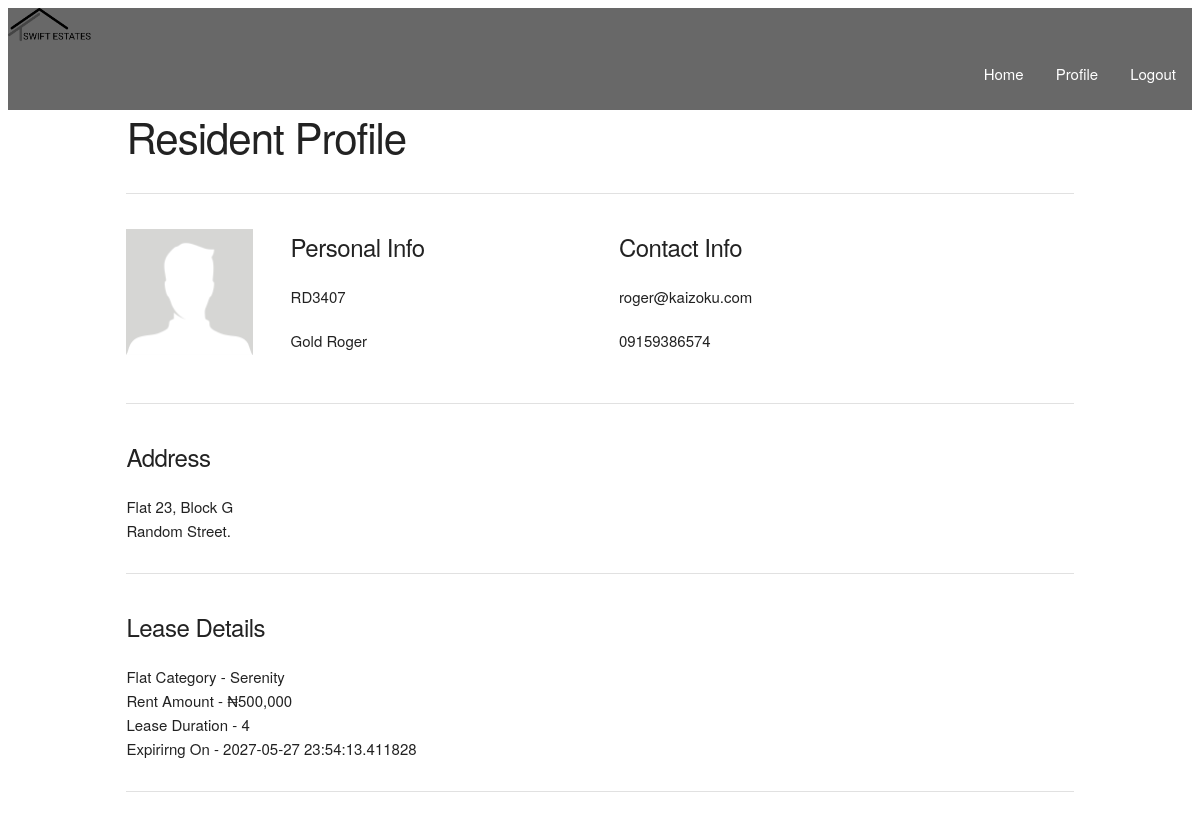
Screenshot of /profile (signed in) with the database file from the repository.
### estate/models.py (models this page shows, shortened)
class User(UserMixin, db.Model):
    __tablename__ = 'users'
    id = db.Column(db.Integer, primary_key=True)
    user_tag = db.Column(db.String(64), unique=True)
    password_hash = db.Column(db.String(128))
    fullname = db.Column(db.String(128))
    email = db.Column(db.String(128))
    number = db.Column(db.String(64))
    is_active = db.Column(db.BOOLEAN)
    is_staff = db.Column(db.BOOLEAN, default=False)
    joined_date = db.Column(db.DateTime, default=datetime.now())
    lease_duration = db.Column(db.Integer)
    lease_expiry = db.Column(db.DateTime)
    lease_start = db.Column(db.DateTime)
    @property
    def password(self):
        raise AttributeError('PROPERTY NOT ACCESSIBLE')
    role_id = db.Column(db.Integer, db.ForeignKey('roles.id'), name='fk_user_role_id')
    payments = db.relationship('Payment', backref='resident', lazy='dynamic')
    flattype_id = db.Column(db.Integer, db.ForeignKey('flattypes.id'), name='fk_resident_flattype_id')

class FlatType(db.Model):
    __tablename__ = 'flattypes'
    id = db.Column(db.Integer, primary_key=True)
    name = db.Column(db.String(64))
    description = db.Column(db.Text())
    rent = db.Column(db.Integer)
    bedrooms = db.Column(db.Integer)
    bathrooms = db.Column(db.Integer, default=bedrooms)
    total = db.Column(db.Integer)
    num_available = db.Column(db.Integer, default=total)
    residents = db.relationship('User', backref='flattype', lazy='dynamic')

### estate/blueprints/main/views.py (the view)
@main.route('/profile')
@role_required('RESIDENT')
def profile():
    return render_template('main/profile.html')

### estate/models.py (called while the page is built)
@login_manager.user_loader
def load_user(user_id):
    return User.query.get(user_id)

### estate/templates/main/profile.html (shortened to what this page needs)
{% extends "base.html" %}
{% block content %}
<header>
    {% include "partials/navbar.html" %}
</header>
<div class="container">
    {% if current_user.is_authenticated and current_user.role_id == 1 %}
    <h2>Resident Profile</h2> <hr>
    <div class="row">
        <div class="two columns">
            <img src="{{ url_for('static', filename='img/profile-image.jpg') }}" class="u-max-full-width">
        </div>
        <div class="four columns">
            <h5>Personal Info</h5>
            <h6>{{ current_user.user_tag }}</h6>
            <h6>{{ current_user.fullname }}</h6>
        </div>
        <div class="six columns">
            <h5>Contact Info</h5>
            <h6>{{ current_user.email }}</h6>
            <h6>{{ current_user.number }}</h6>
        </div>
    </div>
    <hr>
    <div class="row">
        <div class="twelve columns">
            <h5>Address</h5>
            {% if current_user.flattype %}
            Flat 23, Block G <br> Random Street.
            {% else %}
            User does not have an active lease, hence no address.
            {% endif %}
        </div>
    </div>
    <hr>
    <div class="row">
        <h5>Lease Details</h5>
        {% if current_user.flattype %}
        Flat Category - {{ current_user.flattype.name }} <br>
        Rent Amount - {{ '₦{:,}'.format(current_user.flattype.rent) }} <br>
        Lease Duration - {{ current_user.lease_duration }} <br>
        Expirirng On - {{ current_user.lease_expiry }}
        {% else %}
        <p>User has no active lease. Kindly secure one to see lease details.</p>
        {% endif %}
    </div>
    <hr>
    {% endif %}
</div>
{% endblock %}

### estate/static/css/skeleton.css (style rules this page uses)
.container { position: relative; width: 100%; max-width: 960px; margin: 0 auto; padding: 0 20px; box-sizing: border-box; }
.column, .columns { width: 100%; float: left; box-sizing: border-box; }
@media (min-width: 400px) { .container { width: 85%; padding: 0; } }
@media (min-width: 550px) { .container { width: 80%; } }
@media (min-width: 550px) { .column, .columns { margin-left: 4%; } }
@media (min-width: 550px) { .column:first-child, .columns:first-child { margin-left: 0; } }
@media (min-width: 550px) { .two.columns { width: 13.3333333333%; } }
@media (min-width: 550px) { .four.columns { width: 30.6666666667%; } }
@media (min-width: 550px) { .six.columns { width: 48%; } }
@media (min-width: 550px) { .twelve.columns { width: 100%; margin-left: 0; } }
html { font-size: 62.5%; }
body { font-size: 1.5em; line-height: 1.6; font-weight: 400; font-family: "Raleway", "HelveticaNeue", "Helvetica Neue", Helvetica, Arial, sans-serif; color: #222; }
h1, h2, h3, h4, h5, h6 { margin-top: 0; margin-bottom: 2rem; font-weight: 300; }
h2 { font-size: 3.6rem; line-height: 1.25; letter-spacing: -.1rem; }
h5 { font-size: 1.8rem; line-height: 1.5; letter-spacing: -.05rem; }
h6 { font-size: 1.5rem; line-height: 1.6; letter-spacing: 0; }
@media (min-width: 550px) { h2 { font-size: 4.2rem; } }
@media (min-width: 550px) { h5 { font-size: 2.4rem; } }
@media (min-width: 550px) { h6 { font-size: 1.5rem; } }
.u-max-full-width { max-width: 100%; box-sizing: border-box; }
hr { margin-top: 3rem; margin-bottom: 3.5rem; border-width: 0; border-top: 1px solid #E1E1E1; }
.container:after, .row:after, .u-cf { content: ""; display: table; clear: both; }

### rows the page displays
User: user_tag "RD3407", fullname "Gold Roger", email "roger@kaizoku.com", number "09159386574", lease_duration "4", lease_expiry "2027-05-27 23:54:13.411828"
FlatType: flattype.name "Serenity", flattype.rent "₦500,000"
